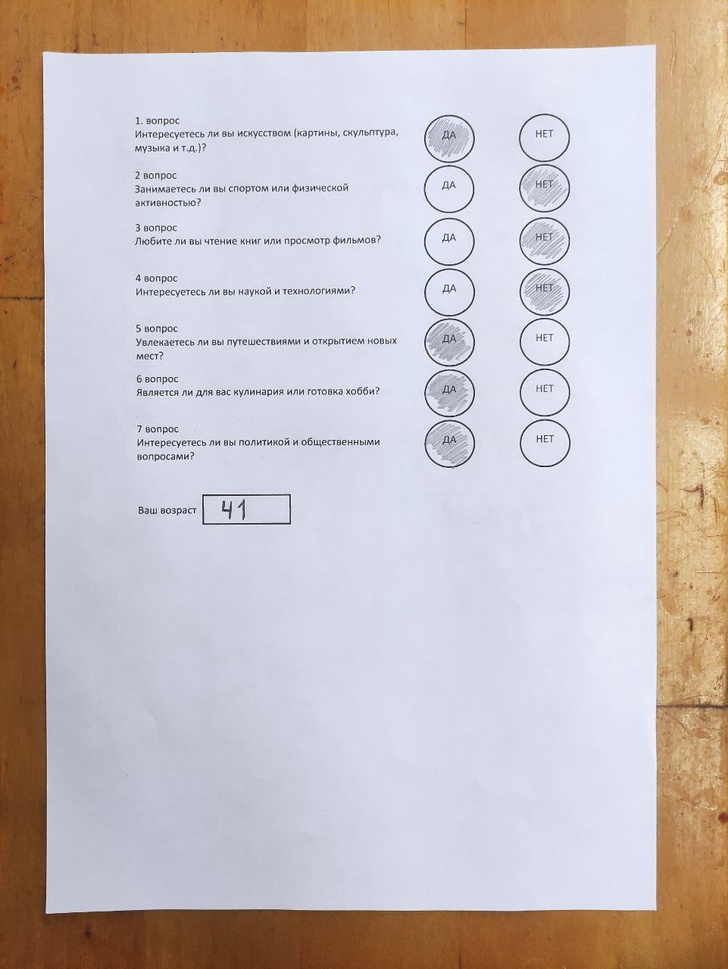
#> input picture 4 Курс/diplom/diplom/car-age/blank/sup/41.jpg, 728 x 969 px, shrunk from 961 x 1280 before the run, found by its file name
$ python model.py
#> lines starting #> are read from the running program, lines starting #| are printed output that depends on the picture; after the words box and inside, x2 and y2 are one past the last pixel; in counts of white or black regions, pixels touching at a corner belong together
import pytesseract
from PIL import Image
import imutils
import cv2
from imutils.perspective import four_point_transform
from imutils import contours
import re


pytesseract.pytesseract.tesseract_cmd = r'C:\\Program Files\\Tesseract-OCR\\tesseract.exe'

#custom_config = r'--oem 3 --psm 6'
custom_config = r'--psm 6 --oem 3 -c tessedit_char_whitelist=0123456789'

image = cv2. imread('image/41.jpg')
#> image is the input picture: shape (969, 728, 3); mean B, G, R 189.1, 189.9, 199.1
gray = cv2.cvtColor(image, cv2.COLOR_BGR2GRAY)
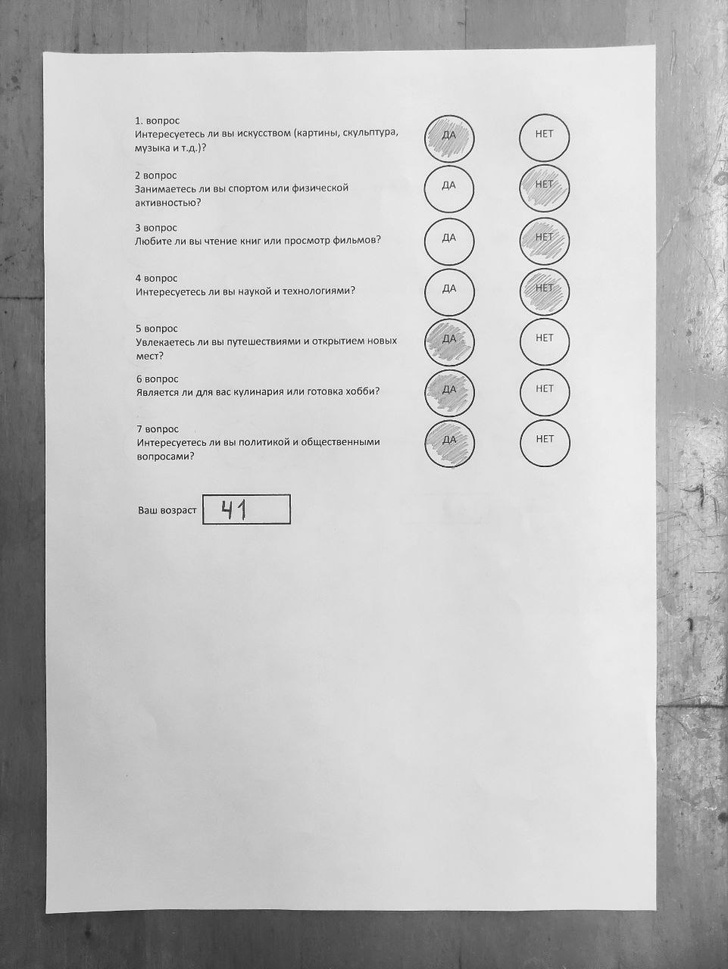
#> gray: shape (969, 728); min 10, max 254, mean 192.6
blurred = cv2.GaussianBlur(gray, (5, 5), 0)
edged = cv2.Canny(blurred, 75, 200)
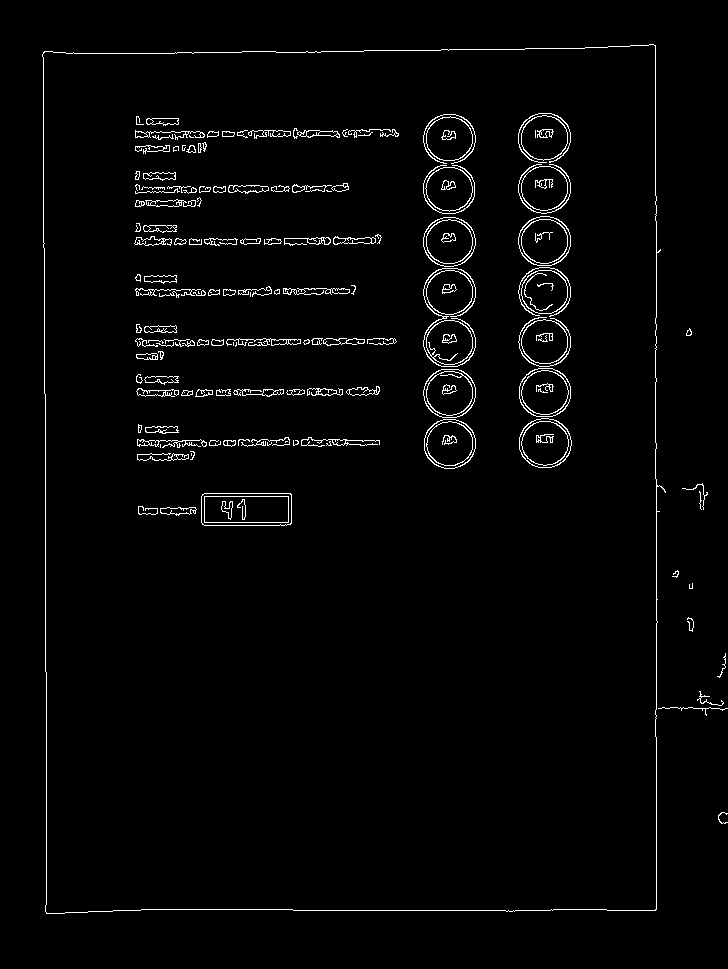
#> edged: shape (969, 728); 2.3% white in thin lines or dots, all inside (x1, y1, x2, y2) = (42, 44, 728, 914)

cnts = cv2.findContours(edged.copy(), cv2.RETR_EXTERNAL, cv2.CHAIN_APPROX_SIMPLE)
#> cnts = 11 contours, 9 with area under 20; largest, box (x1, y1, x2, y2) and area: (42, 44, 666, 914) 525229, (686, 328, 692, 336) 24
cnts = imutils.grab_contours(cnts)
docCnt = None

if len(cnts) > 0:
    cnts = sorted(cnts, key=cv2.contourArea, reverse=True)
    for c in cnts:
        peri = cv2.arcLength(c, True)
        approx = cv2.approxPolyDP(c, 0.02 * peri, True)
        if len(approx) == 4:
            docCnt = approx
            break
#> this loop made 1 pass
#> (peri, docCnt) on pass 1: (3020.7, [[655, 45], [43, 52], [46, 913], [656, 909]])

paper = four_point_transform(image, docCnt.reshape(4, 2))
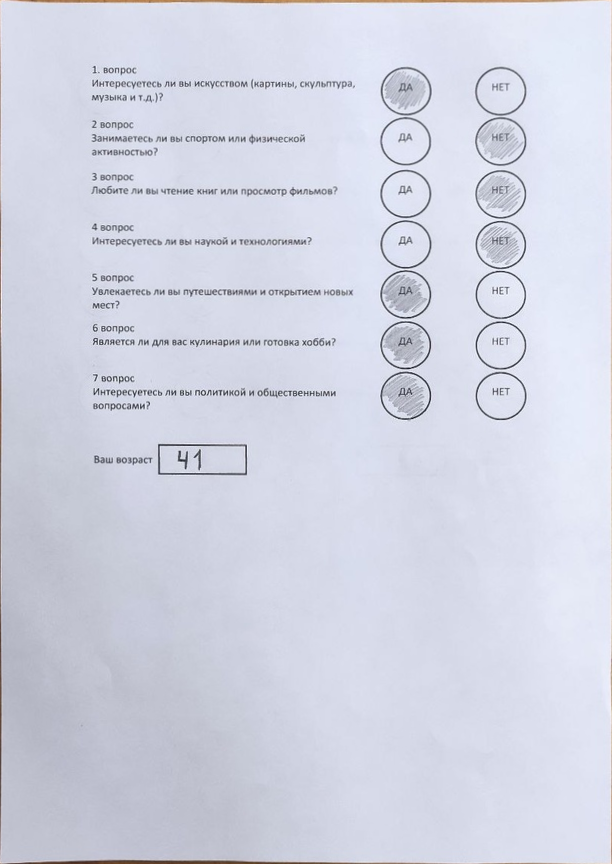
#> paper: shape (864, 612, 3); mean B, G, R 227, 212.9, 210

gray = cv2.cvtColor(paper, cv2.COLOR_BGR2GRAY)
#> gray: shape (864, 612)
blurred = cv2.GaussianBlur(gray, (5, 5), 0)
#> blurred: shape (864, 612)
edged = cv2.Canny(blurred, 75, 200)
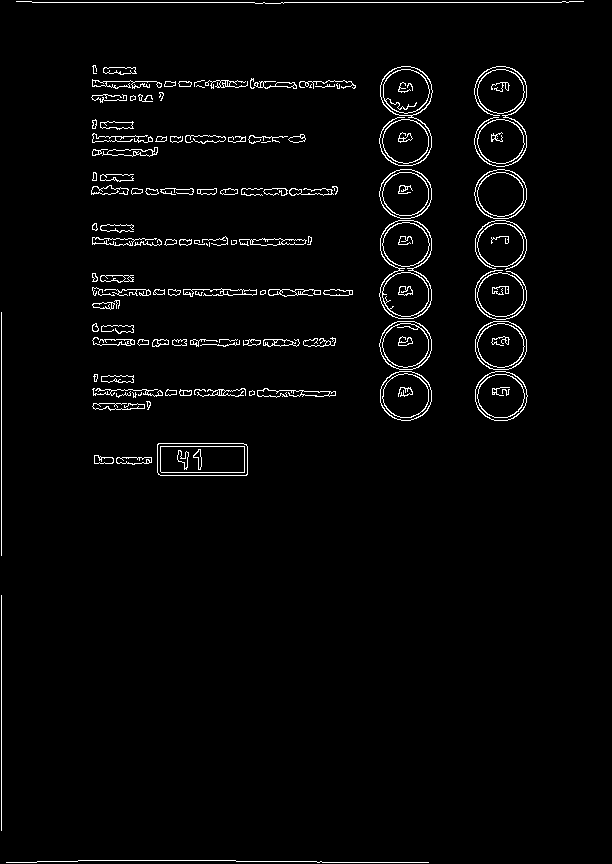
#> edged: shape (864, 612); 2.6% white in thin lines or dots

cnts = cv2.findContours(edged.copy(), cv2.RETR_EXTERNAL, cv2.CHAIN_APPROX_SIMPLE)
#> cnts = 117 contours, 47 with area under 20; largest, box (x1, y1, x2, y2) and area: (379, 220, 432, 319) 4085, (157, 443, 248, 476) 2870, (379, 66, 433, 166) 2076, (474, 169, 527, 219) 2038, (475, 371, 528, 421) 2031
cnts = imutils.grab_contours(cnts)
docCnt = None

if len(cnts) > 0:
    cnts = sorted(cnts, key=cv2.contourArea, reverse=True)
    for c in cnts:
        peri = cv2.arcLength(c, True)
        approx = cv2.approxPolyDP(c, 0.02 * peri, True)
        if len(approx) == 4:
            docCnt = approx
            break
#> this loop made 2 passes
#> (peri, docCnt) on pass 2: (240.5, [[157, 444], [160, 475], [247, 474], [246, 444]])
#> peri on pass 1: 311.6

paper = four_point_transform(paper, docCnt.reshape(4, 2))
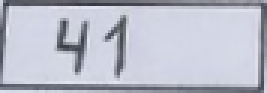
#> paper: shape (31, 89, 3) (shown 3 times larger); mean B, G, R 201.9, 188.9, 186.1
cv2.imshow("1", paper)


gray = cv2.cvtColor(paper, cv2.COLOR_BGR2GRAY)
#> gray: shape (31, 89)
thresh = cv2.threshold(gray, 0, 255, cv2.THRESH_BINARY_INV + cv2.THRESH_OTSU)[1]
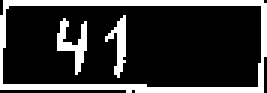
#> thresh: shape (31, 89) (shown 3 times larger); 21.4% white; 3 white regions, box (x1, y1, x2, y2) and area: (0, 0, 89, 31) 447, (19, 6, 29, 25) 80, (35, 5, 42, 26) 64
thresh = cv2.GaussianBlur(thresh, (3,3), 0)
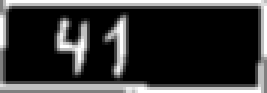
#> thresh: shape (31, 89) (shown 3 times larger); min 0, max 255, mean 55.8


#thresh = cv2.threshold(gray, 0, 255, cv2.THRESH_BINARY_INV | cv2.THRESH_OTSU)[1]
cv2.imshow("1", thresh)


cv2.waitKey(0)
#> (the run stopped early here; a loop or call above may not have finished)

$ run again, with 4 Курс/diplom/diplom/car-age/blank/sup/28.jpg copied over 4 Курс/diplom/diplom/car-age/blank/sup/41.jpg
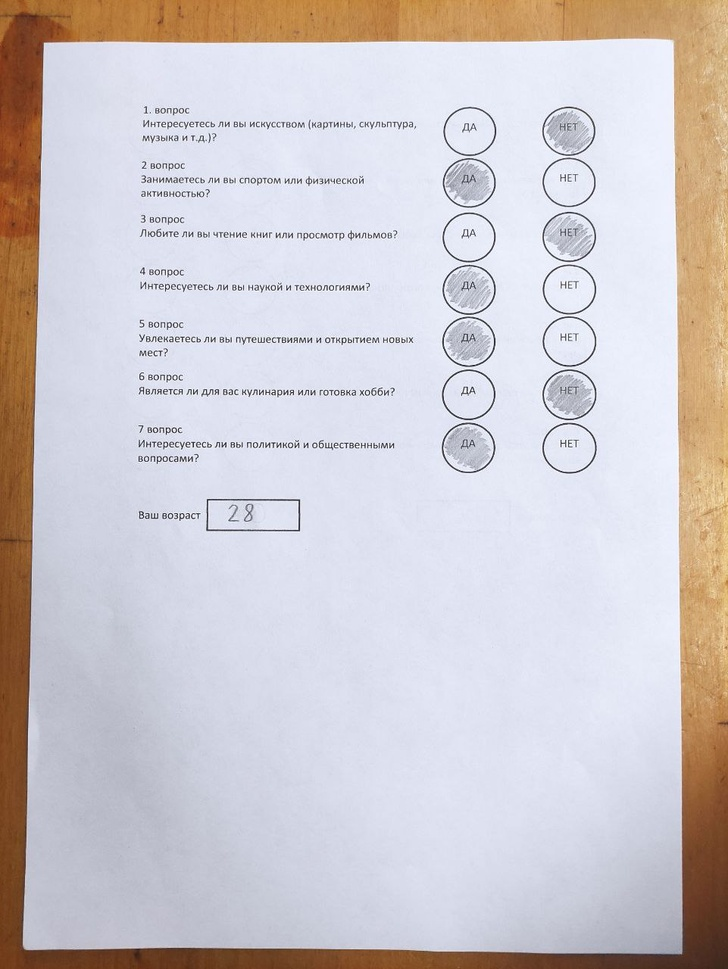
#> input picture 4 Курс/diplom/diplom/car-age/blank/sup/28.jpg, 728 x 969 px, shrunk from 961 x 1280 before the run, found by its file name
#> image is the input picture: shape (969, 728, 3); mean B, G, R 205.3, 201.5, 207.1
#> `edged = cv2.Canny(blurred, 75, 200)`:
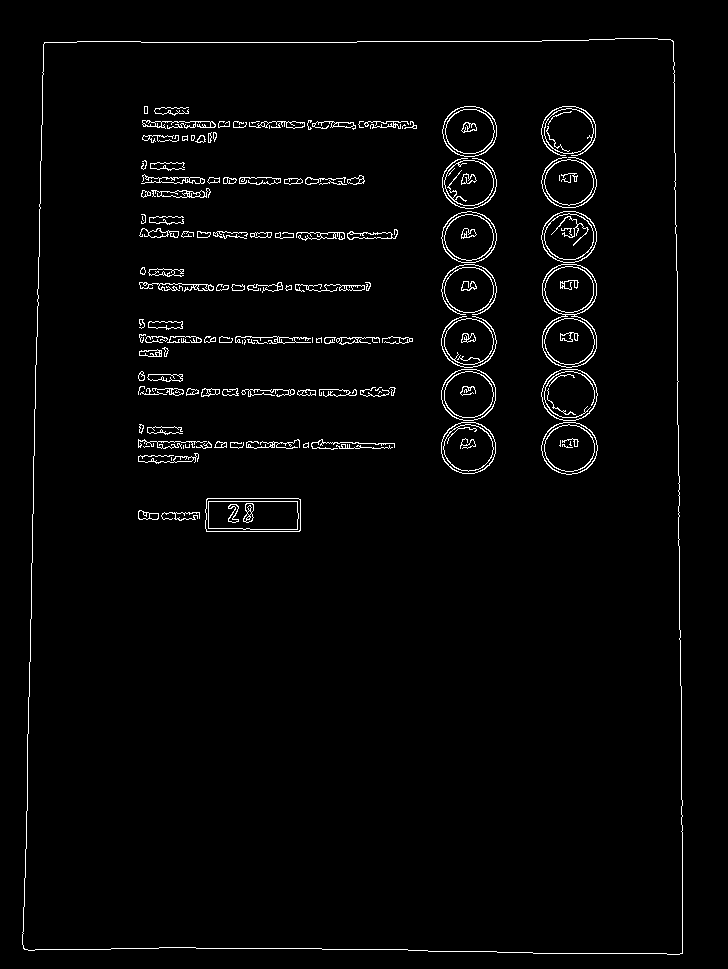
#> edged: shape (969, 728); 2.4% white in thin lines or dots, all inside (x1, y1, x2, y2) = (22, 38, 683, 955)
#> `cnts = cv2.findContours(edged.copy(), cv2.RETR_EXTERNAL, cv2.CHAIN_APP..`: cnts = 1 contour; box (x1, y1, x2, y2) and area: (22, 38, 683, 955) 586503
#> the loop `for c in cnts:` made 1 pass
#> (peri, docCnt) on pass 1: (3147.4, [[672, 40], [44, 42], [24, 949], [682, 953]])
#> `cnts = cv2.findContours(edged.copy(), cv2.RETR_EXTERNAL, cv2.CHAIN_APP..`: cnts = 127 contours, 55 with area under 20; largest, box (x1, y1, x2, y2) and area: (417, 232, 474, 337) 4656, (176, 469, 274, 503) 3192, (520, 177, 578, 230) 2358, (519, 392, 577, 445) 2349, (520, 338, 577, 391) 2346
#> the loop `for c in cnts:` made 2 passes
#> (peri, docCnt) on pass 2: (257.9, [[176, 472], [178, 502], [273, 501], [272, 469]])
#> `thresh = cv2.GaussianBlur(thresh, (3,3), 0)`:
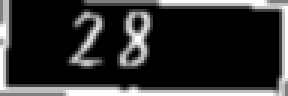
#> thresh: shape (32, 96) (shown 3 times larger); min 0, max 255, mean 49.4

$ run again, with 4 Курс/diplom/diplom/car-age/blank/sup/40.jpg copied over 4 Курс/diplom/diplom/car-age/blank/sup/41.jpg
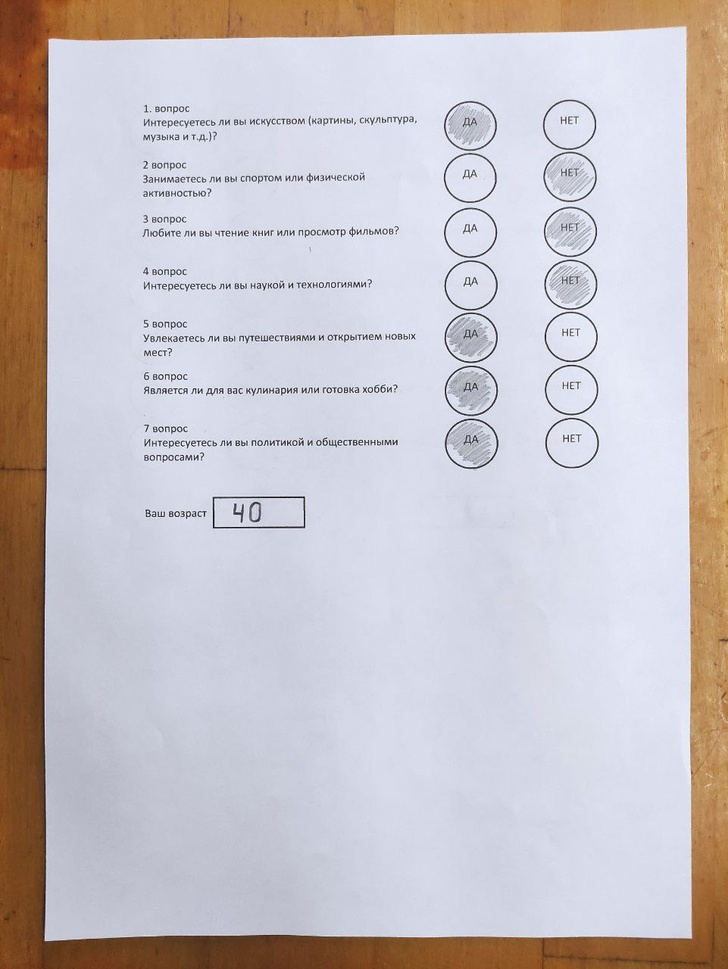
#> input picture 4 Курс/diplom/diplom/car-age/blank/sup/40.jpg, 728 x 969 px, shrunk from 961 x 1280 before the run, found by its file name
#> image is the input picture: shape (969, 728, 3); mean B, G, R 197.4, 193.6, 200.1
#> `edged = cv2.Canny(blurred, 75, 200)`:
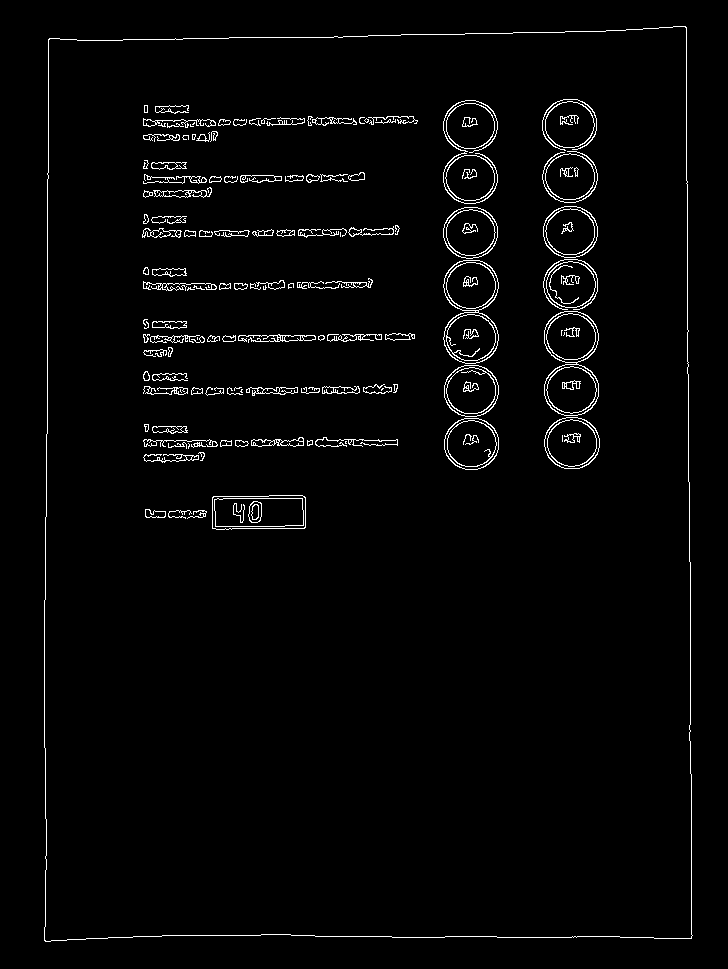
#> edged: shape (969, 728); 2.4% white in thin lines or dots, all inside (x1, y1, x2, y2) = (44, 26, 693, 942)
#> `cnts = cv2.findContours(edged.copy(), cv2.RETR_EXTERNAL, cv2.CHAIN_APP..`: cnts = 1 contour; box (x1, y1, x2, y2) and area: (44, 26, 693, 942) 579276
#> the loop `for c in cnts:` made 1 pass
#> (peri, docCnt) on pass 1: (3127.2, [[685, 26], [48, 39], [45, 941], [691, 938]])
#> `cnts = cv2.findContours(edged.copy(), cv2.RETR_EXTERNAL, cv2.CHAIN_APP..`: cnts = 129 contours, 56 with area under 20; largest, box (x1, y1, x2, y2) and area: (401, 71, 457, 176) 4474, (167, 467, 263, 501) 3105, (501, 233, 557, 391) 2333, (502, 392, 558, 445) 2260, (401, 285, 457, 337) 2252
#> the loop `for c in cnts:` made 2 passes
#> (peri, docCnt) on pass 2: (252.5, [[168, 467], [168, 499], [262, 499], [259, 467]])
#> `thresh = cv2.GaussianBlur(thresh, (3,3), 0)`:
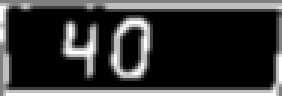
#> thresh: shape (32, 94) (shown 3 times larger); min 0, max 255, mean 55.9

$ run again, with 4 Курс/diplom/diplom/car-age/blank/sup/my_2.jpg copied over 4 Курс/diplom/diplom/car-age/blank/sup/41.jpg
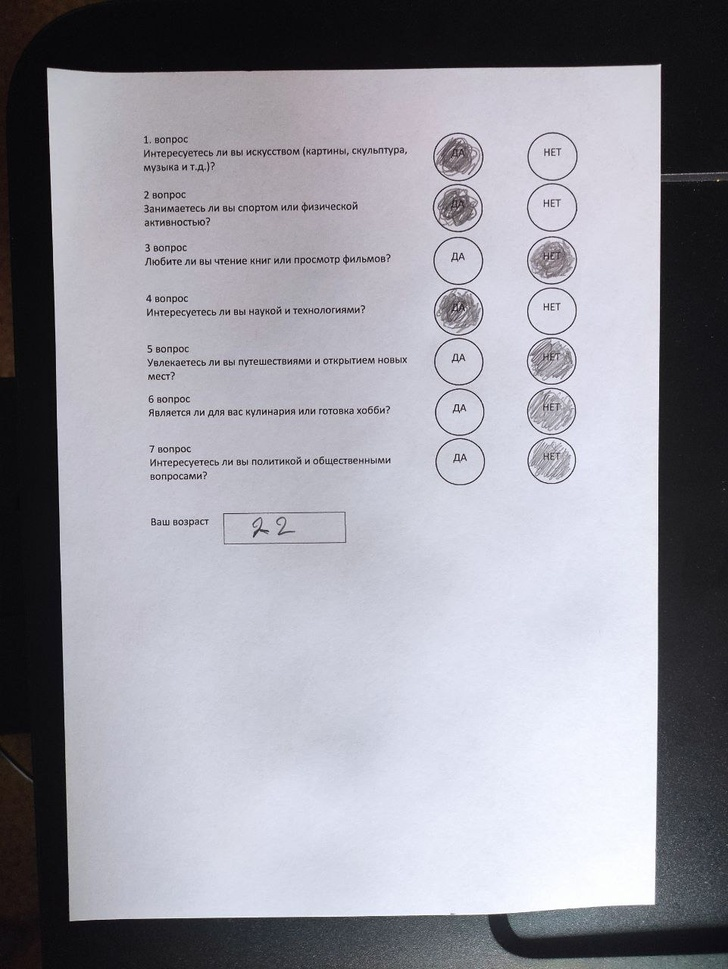
#> input picture 4 Курс/diplom/diplom/car-age/blank/sup/my_2.jpg, 728 x 969 px, shrunk from 961 x 1280 before the run, found by its file name
#> image is the input picture: shape (969, 728, 3); mean B, G, R 160.8, 152.1, 152.5
#> `cnts = cv2.findContours(edged.copy(), cv2.RETR_EXTERNAL, cv2.CHAIN_APP..`: cnts = 6 contours, 4 with area under 20; largest, box (x1, y1, x2, y2) and area: (46, 64, 662, 922) 507345, (2, 752, 34, 784) 22
#> the loop `for c in cnts:` made 1 pass
#> (peri, docCnt) on pass 1: (2923.1, [[660, 64], [47, 68], [69, 920], [654, 904]])
#> `edged = cv2.Canny(blurred, 75, 200)`:
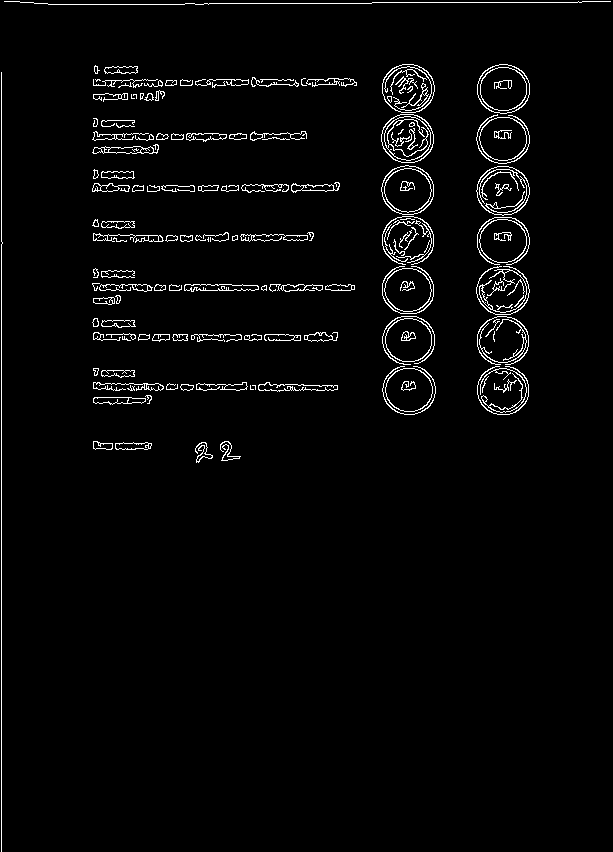
#> edged: shape (852, 613); 2.8% white in thin lines or dots
#> `cnts = cv2.findContours(edged.copy(), cv2.RETR_EXTERNAL, cv2.CHAIN_APP..`: cnts = 135 contours, 51 with area under 20; largest, box (x1, y1, x2, y2) and area: (477, 64, 530, 114) 2031, (476, 166, 530, 216) 2030, (381, 165, 434, 215) 2013, (382, 64, 435, 113) 2005, (381, 114, 434, 163) 2002
#> the loop `for c in cnts:` made 11 passes
#> (peri, docCnt) on pass 11: (186.5, [[258, 385], [259, 390], [337, 389], [337, 385]])
